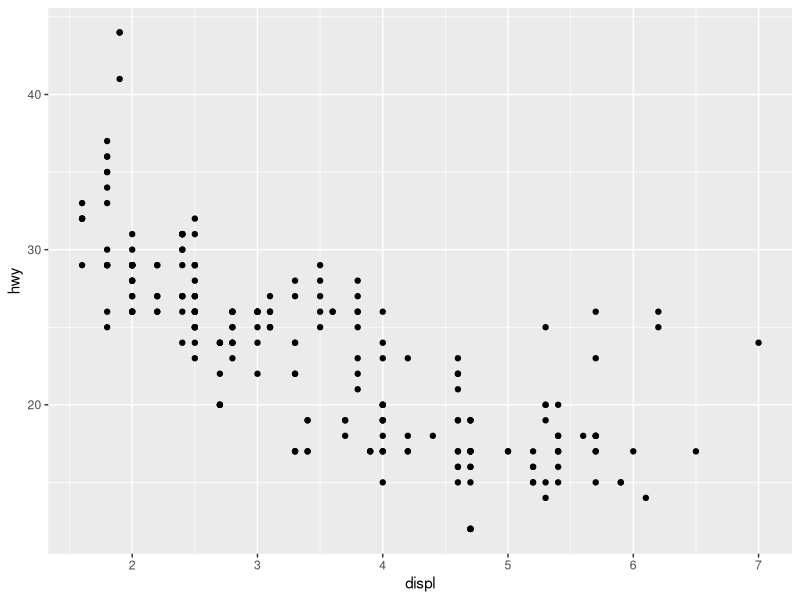
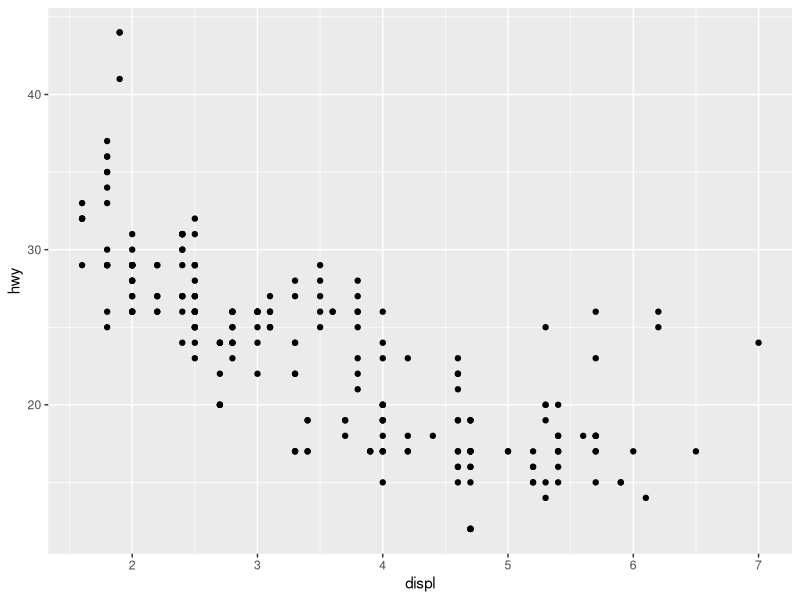
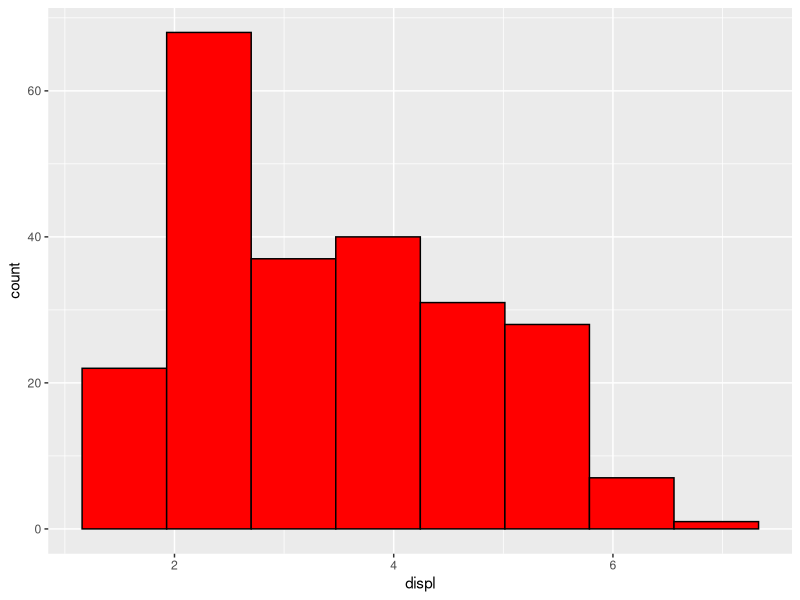
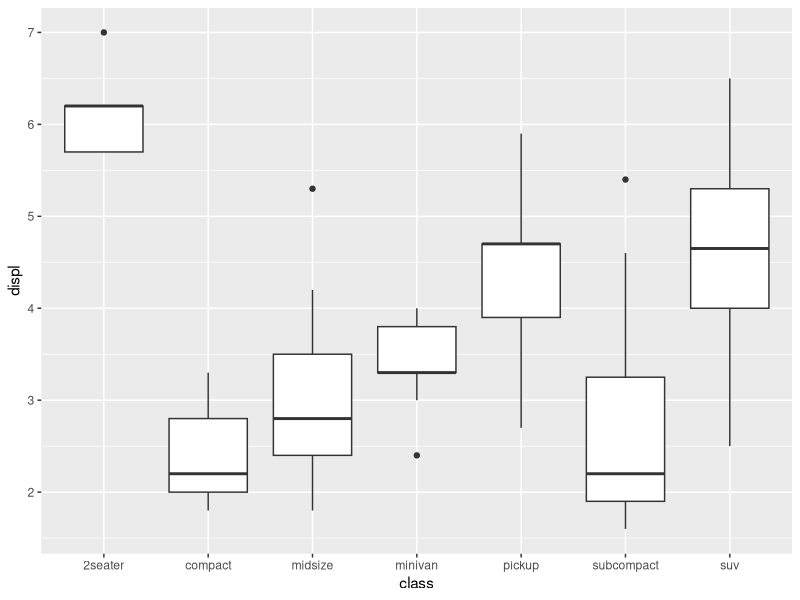
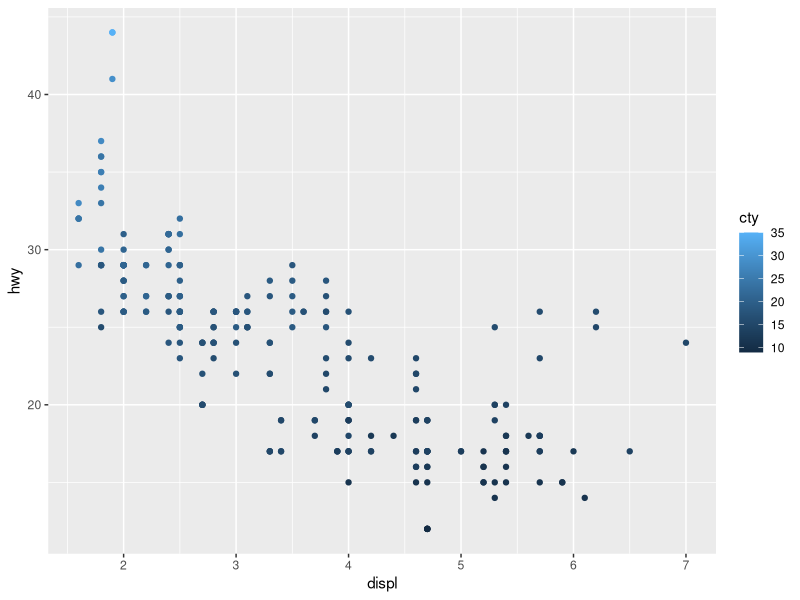
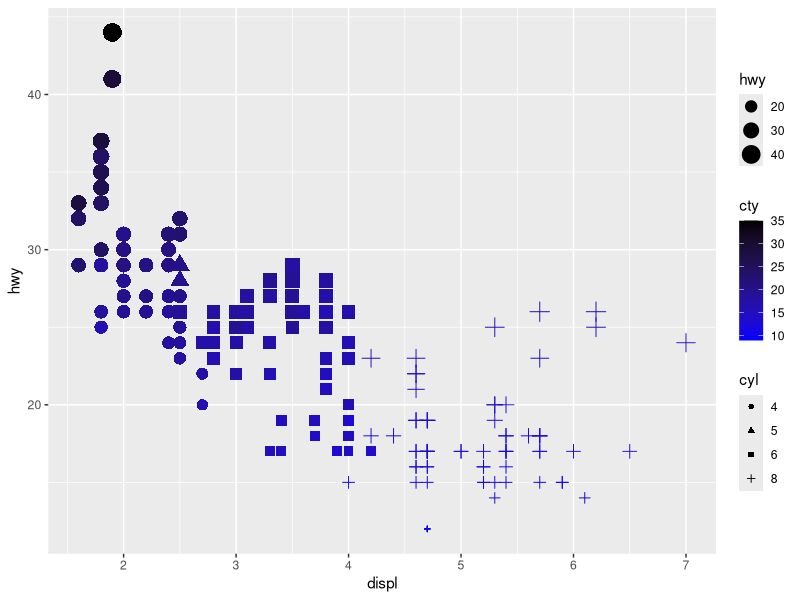
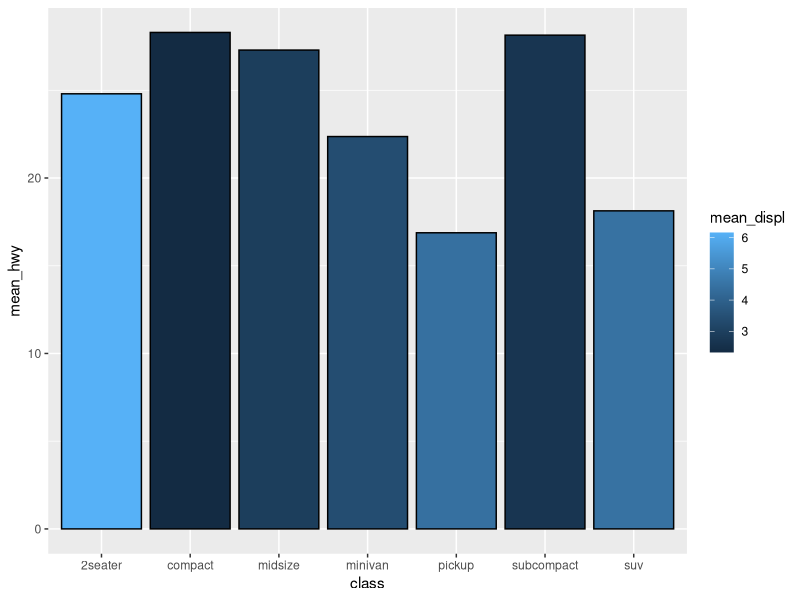
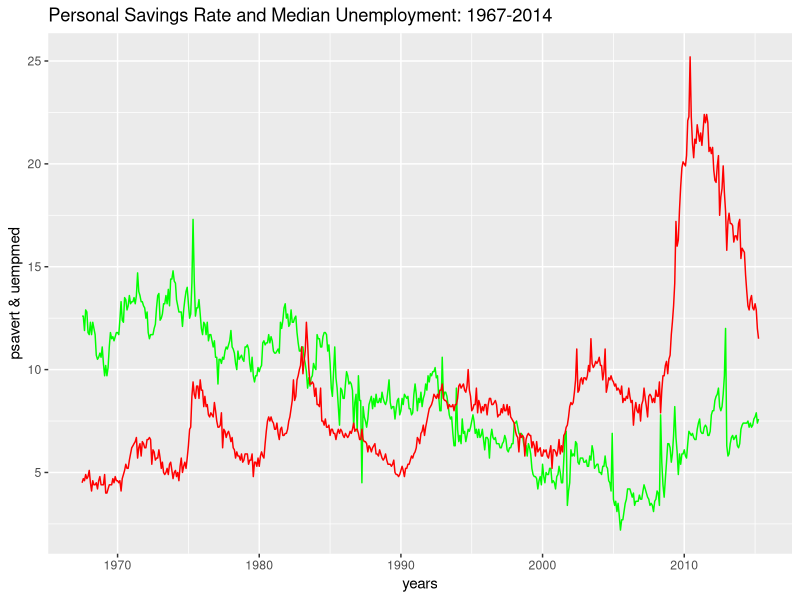

These charts were generated, in order, by the following R code:
library(ggplot2)

myplot <- ggplot(mpg)
myplot <- myplot + aes(x = displ, y= hwy)
myplot <- myplot + geom_point()
myplot

library(tidyverse)
mpg %>% ggplot()+
  aes(x = displ, y=hwy)+
  geom_point()

#histogram
mpg %>% ggplot()+
  aes(x=displ)+
  geom_histogram(bins = 8, col="black", fill="red")

# box plot
mpg %>% ggplot()+
  aes(x=class, y=displ)+
  geom_boxplot()

mpg %>% ggplot()+
  aes(x=displ, y= hwy, color=cty)+
  geom_point()

mpg %>% mutate(cyl=as.factor(cyl)) %>%
  ggplot()+
  aes(x=displ, y=hwy, shape=cyl, size=hwy, color=cty)+
  geom_point()+
  scale_color_gradient(low="blue", high="black")

mpg %>% group_by(class) %>% summarize(mean_hwy=mean(hwy),mean_displ=mean(displ)) %>%
  ggplot() + aes(x=class, y= mean_hwy)+
  geom_col(col="black", aes(fill=mean_displ))

# ------------------------------------------------
# Lab 6
myplot <- economics %>% ggplot() +
  aes(x=date, y=psavert) +
  geom_line(col="green") +
  ggtitle("Personal Savings Rate and Median Unemployment: 1967-2014") +
  geom_line(aes(y=uempmed), col="red") +
  ylab("psavert & uempmed") + xlab("years")

myplot

scatter_plot <- economics %>% ggplot() + aes(x=uempmed, y=psavert, color=uempmed) +
  geom_point() + scale_color_gradient(low="blue", high="red")
scatter_plot